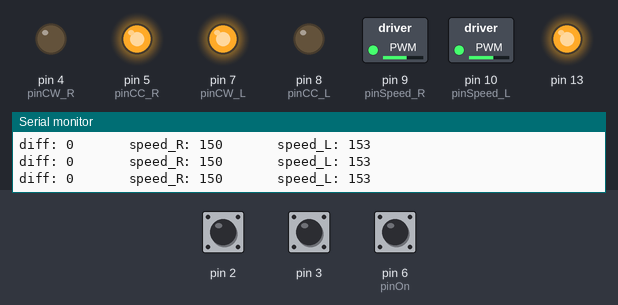
A sketch run on a simulated Arduino Uno, built with avr-gcc and run on an emulated ATmega328P. Shown: switched loads named in the sketch (green lamp = pin HIGH), output pins drawn as LEDs (lit = HIGH), the last lines printed to the serial monitor. The inputs (shaded band) are chosen by the test bench; at power-on: pin 2 LOW, pin 3 LOW, pin 6 (pinOn) HIGH.

Above: at 1.2 s.
1.3 s: pin 2 driven HIGH
At 1.9 s:
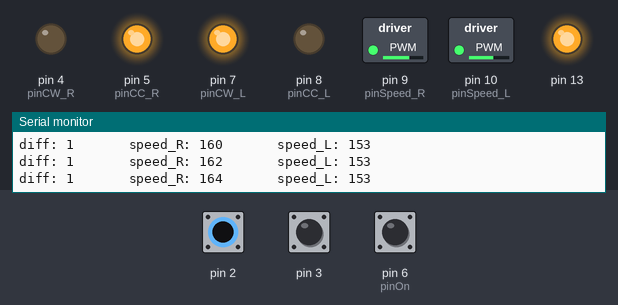
4.3 s: pin 3 driven HIGH
At 4.3 s:
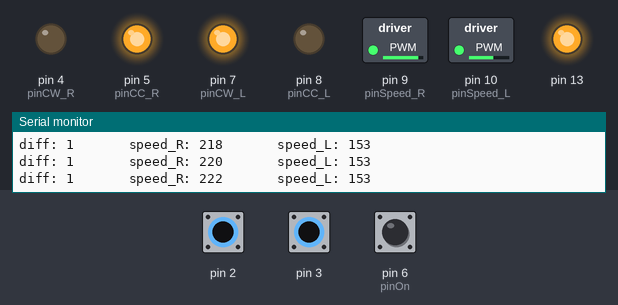
7.3 s: pin 3 pulsed LOW 2 times (0.12 s each, 0.3 s apart)
At 7.61 s:
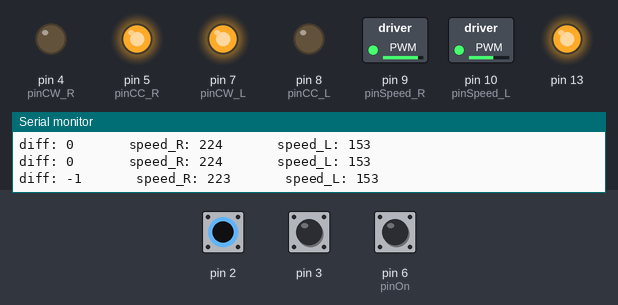
10.9 s: pin 2 pulsed LOW 5 times (0.12 s each, 0.3 s apart)
Timing chart, 0 to 14.9 s (numbered marks = the images above; inputs shaded):
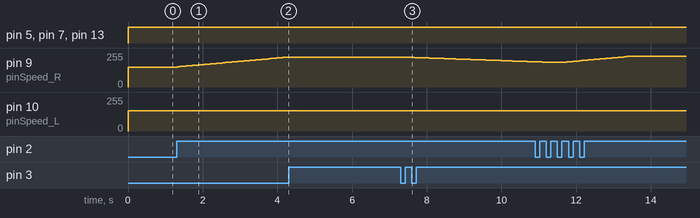

The sketch:

moving_comments.ino
```cpp
// Constants
#define FULLROT 768
#define DISTMM 610
#define R_DEFAULT 50
#define L_DEFAULT 50
#define MAX 230   // this value should be the maximum only for the
                  // RIGHT wheel. the left wheel is slower overall
                  // At 100% pwm, the right wheel is 1.04kHz. The
                  // left is around 960Hz. MAX is set to 90% pwm.
#define MIN 0
#define MAXPERCENT 85
#define MINPERCENT 2

// Global Variables
const int pinOn = 6;
const int pinCW_L = 7;
const int pinCC_L = 8;
const int pinCW_R = 4;
const int pinCC_R = 5;
const int pinSpeed_L = 10;    // left speed reference
const int pinSpeed_R = 9;     // right speed reference
volatile int speed_R;         // pwm% speed of wheels
volatile int speed_L;
volatile int enc_count_L = 0;
volatile int enc_count_R = 0;
volatile int diff = 0;
volatile int delta_diff = 0;
//volatile int rel_count_L = 0;
//volatile int rel_count_R = 0;
volatile  int x = 0;
volatile  int y = 0;
volatile  int z = 0;

// Helper Functions
int degrees2enc(int degrees){
  int enc=2*degrees; // simple approximation
  // There are 360 degrees for ever 768 pulses,
  // This means that for ever 2.13 encoder pulses,
  // the wheel has moved 1 degree
  // for every 8 encoder pulses, we add a single
  // pulse for improved accuracy
  if(degrees % 8){
    int correction = degrees/8;
    enc += correction;
  }
  // example: 32 degrees is 68.2666... enc pulses. The simple
  // approx gives 64 pulses. Since 32 is divisible by 8, when
  // divided by 8 it gives 4, which brings our corrected enc
  // value to 68, which is more than 99% accurate and 6% better
  // than the "simple" approximation
return enc;
}

int mm2enc(int mm){
// 0.53 mm traversed per encoder pulse
// so to go a millimeter, about two encoder pulses needed
return 2*mm;
}

int speed2pwm(int percent){
  return (percent*255)/100;
}
int check_limits(int speed);
// ISRs
void count_Left(){
  enc_count_L++;
//  rel_count_L++;
}
void count_Right(){
  enc_count_R++;
//  rel_count_R++;
}

//------------------------------------------------------------------
//  Begin Moving
//------------------------------------------------------------------


void execute(int distance, int speed, int type){ //distance in pulses, speed in x/255
  //remember, from tests, the best speed for CC is around 80, (near MAX)
  //both wheels have to reach their value before we stop
  int pR=pinCC_L;
  int pL=pinCW_R;
  if(type == 1){
    //run straight
    pR = pinCC_R;
    pL = pinCW_L;
    }
  if(type == 2){
    //run backwards
    pR = pinCW_R;
    pL = pinCC_L;
    }
  if(type == 3){
    //rotate cw
    pR = pinCC_R;
    pL = pinCC_L;
    }
  if(type == 4){
    //rotate cc
    pR = pinCW_R;
    pL = pinCW_L;
    }
  speed_R = 0;
  speed_L = 0;
  int i = 0;
  speed_L = speed;
  int speed_R = speed-3;
  //Serial.println(speed);
  // under 70% duty cycle, the left wheel is approx 1.1 times faster
  if(speed < 70) speed_R+=(0.1 *speed);
  analogWrite(pinSpeed_R, speed_R);
  analogWrite(pinSpeed_L, speed_L);
  digitalWrite(pR, HIGH);
  digitalWrite(pL, HIGH);
  delay(800);
  enc_count_L = 0;
  enc_count_R = 0;
//  rel_count_L = 0;
//  rel_count_R = 0;
//  delay(10); // consider removing or reducing for faster reaction
  // should change to '&&' once confident about feedback quality
  while((enc_count_L < distance) && (enc_count_R < distance)){
  // slow start to deal with delay problems?
  /*
    if((enc_count_L > distance/10) && (enc_count_R > distance/10)){
      if((enc_count_L > 0.2*distance) && (enc_count_R > 0.2*distance)){
        if((enc_count_L > 0.3*distance) && (enc_count_R > 0.3*distance)){
          if((enc_count_L > 0.35*distance) && (enc_count_R > 0.35*distance)){
            if((enc_count_L > 0.4*distance) && (enc_count_R > 0.4*distance)){
              analogWrite(pinSpeed_L, speed_L);}
            analogWrite(pinSpeed_L, (0.8*speed_L));}
          analogWrite(pinSpeed_L, (0.6*speed_L));}
        analogWrite(pinSpeed_L, (0.3*speed_L));}
      analogWrite(pinSpeed_L, 20);} */
    // the braking is done by slowing down the left wheel
    // to a fraction of the given speed
    // the curve is at 50% complete -> 90% of given speed
    //              at 60% complete -> 80% of given speed
    //              at 70% complete -> 60% of given speed
    //              at 80% complete -> 30% of given speed
    //              at 90% complete -> set to 8% pwm (20/255)
    // wait for both wheels to get above the required threshold
    if((enc_count_L > 0.8*distance) && (enc_count_R > 0.8*distance)){
//      if((enc_count_L > 0.5*distance) || (enc_count_R > 0.5*distance)){
    //    if((enc_count_L > 0.6*distance) || (enc_count_R > 0.6*distance)){
    //      if((enc_count_L > 0.7*distance) || (enc_count_R > 0.7*distance)){
    //        if((enc_count_L > 0.8*distance) || (enc_count_R > 0.8*distance)){
    //          analogWrite(pinSpeed_L, 20);}
    //        analogWrite(pinSpeed_L, (0.3*speed_L));}
    //      analogWrite(pinSpeed_L, (0.6*speed_L));}
    //    Serial.println("end is near!");
    //    analogWrite(pinSpeed_L, 0);}
      analogWrite(pinSpeed_L, speed_L-z);
      analogWrite(pinSpeed_R, speed_R-z);}
    diff = enc_count_L - enc_count_R;
    //rel_count_L = 0;
    //rel_count_R = 0;
        if(diff > 0){ //less than two encoder pulse difference is irrelevant
      if(diff > 20){
        if(diff > 30){
          if(diff > 50){ z=3;}else z=0;
        y=2;}else y=0;
      x=1;}else z=0;
      speed_R+=(2+x+y+z);
      //speed_L-=2;
      if(speed_R>MAX) speed_R=MAX;
      if(speed_R<MIN) speed_R=MIN;
      //if(speed_L<MINPERCENT) speed_L=MINPERCENT;
      analogWrite(pinSpeed_R, speed_R);
      //analogWrite(pinSpeed_L, speed_L);
      delay(80); // reduce or remove for faster action
    }

    if(diff < 0){
      if(diff < -20){
        if(diff < -30){
          if(diff < -50) z=3;
          else z=0;
        y=2;}else y=0;
      x=1;}else x=0;
      speed_R-=(1+x+y+z);
      //speed_L+=2;
      if(speed_R<MIN) speed_R=MIN;
      if(speed_R>MAX) speed_R=MAX;
      //if(speed_L<MAXPERCENT) speed_L=MAXPERCENT;
      analogWrite(pinSpeed_R, speed_R);
      //analogWrite(pinSpeed_L, speed_L);

      delay(100);
    }
    //  report
    Serial.print("diff: ");
    Serial.print(diff);
    delta_diff = 0;
    Serial.print("       speed_R: ");
    Serial.print(speed_R);
    Serial.print("       speed_L: ");
    Serial.println(speed_L);


  }//end of while loop

  digitalWrite(pR,LOW);
  digitalWrite(pL,LOW);
}

void stopall(){
  digitalWrite(pinCC_L,LOW);
  digitalWrite(pinCC_R,LOW);
  digitalWrite(pinCW_L,LOW);
  digitalWrite(pinCW_R,LOW);
}

void setup(){
  Serial.begin(9600);
  attachInterrupt(0, count_Left, RISING);
  attachInterrupt(1, count_Right, RISING);
  pinMode(pinCW_L,OUTPUT);
  pinMode(pinCC_L,OUTPUT);
  pinMode(pinCW_R,OUTPUT);
  pinMode(pinCC_R,OUTPUT);
  pinMode(13,OUTPUT);
  digitalWrite(13,LOW);
  digitalWrite(pinCW_L,LOW);
  digitalWrite(pinCC_L,LOW);
  digitalWrite(pinCW_R,LOW);
  digitalWrite(pinCC_R,LOW);
  analogWrite(pinSpeed_L,L_DEFAULT);
  analogWrite(pinSpeed_R,R_DEFAULT);
  enc_count_L = 0;
  enc_count_R = 0;
  stopall(); // all wheels should be immobile at start
}

void turnL(int pulses){
  pulses-=10; //if using 50 for "brake" speed on left wheel
  analogWrite(pinSpeed_L,L_DEFAULT);
  digitalWrite(pinCW_L,HIGH);
  do {
    if(enc_count_L > pulses/2)
      analogWrite(pinSpeed_L,50);
  } while(enc_count_L < pulses);
  digitalWrite(pinCW_L,LOW);
}
void turnR(int pulses){
  pulses-=14; //if using 50 for "brake" speed on left wheel
  analogWrite(pinSpeed_R,R_DEFAULT);
  digitalWrite(pinCW_R,HIGH);
  do {
    if(enc_count_R > pulses/2)
      analogWrite(pinSpeed_R,50);
  } while(enc_count_R < pulses);
  digitalWrite(pinCW_R,LOW);
}
void turn(int pulses,int speed){
  enc_count_R = 0;
  enc_count_L = 0;
  digitalWrite(pinCC_L,HIGH);
  digitalWrite(pinCC_R,HIGH);
  while((enc_count_L < pulses) && (enc_count_R < pulses) ){
  analogWrite(pinSpeed_L, speed);
  analogWrite(pinSpeed_R, speed);
  }
  digitalWrite(pinCC_L,LOW);
  digitalWrite(pinCC_R,LOW);
}


void loop(){
do {
  } while (digitalRead(pinOn) == LOW);
  digitalWrite(13,HIGH);
  //turnL(FULLROT);
  //turnR(FULLROT);
  //turn(10000,speed2pwm(50));
  execute(5*FULLROT,speed2pwm(60),1);
  delay(1000);
  execute(5*FULLROT,speed2pwm(60),2);
  digitalWrite(13,LOW);
  delay(1000);
  }
```

Measured:
- after the input at 1.3 s, pin 9 (pinSpeed_R): moves from 150/255 to 224/255 over 2.9 s, starting at once
- after the input at 4.3 s, pin 9 (pinSpeed_R): stays 224/255 (without the input it goes to 226/255 after 0.01 s)
- after the input at 7.3 s, pin 9 (pinSpeed_R): moves from 224/255 to 189/255 over 3.4 s, starting after 0.16 s
